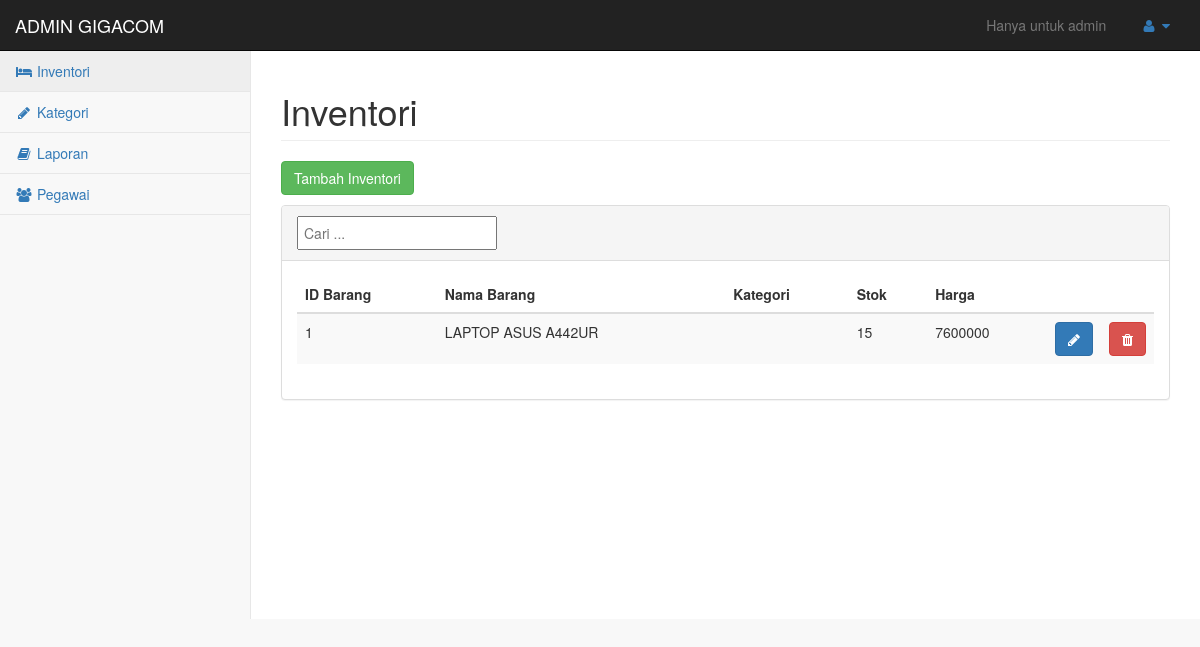
The page /admin/inventori_admin.php (signed in) on the database as committed earlier.
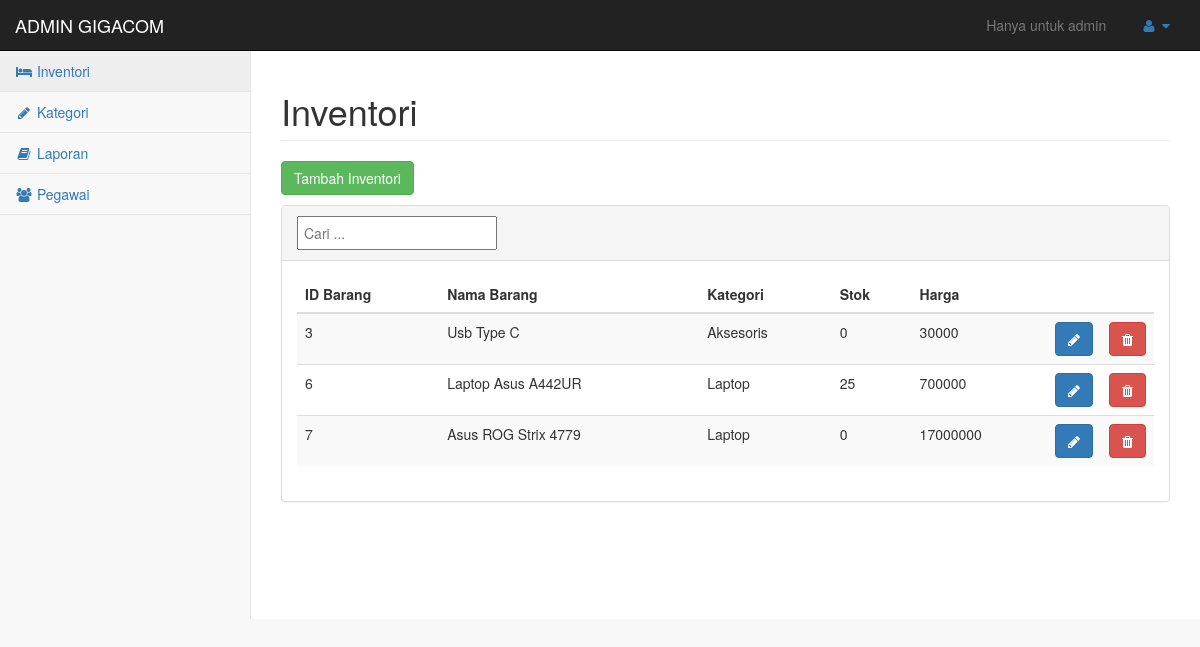
The same page on the database as committed later.
### tables this page shows
CREATE TABLE IF NOT EXISTS `inventori` (
`id_barang` int(11) NOT NULL,
  `nama_barang` text NOT NULL,
  `nama` varchar(50) NOT NULL,
  `stok` tinyint(4) NOT NULL,
  `harga` int(11) NOT NULL
);

### admin/inventori_admin.php (the view, shortened to what this page needs)
<!DOCTYPE html>
<html lang="en">
<head>
    <link href="libs/bootstrap/css/bootstrap.min.css" rel="stylesheet">
    <link href="libs/metisMenu/metisMenu.min.css" rel="stylesheet">
    <link href="libs/sb-admin/css/sb-admin-2.css" rel="stylesheet">
    <link href="libs/font-awesome/css/font-awesome.min.css" rel="stylesheet" type="text/css">
</head>
<body>
    <div id="wrapper">
        <nav class="navbar navbar-inverse navbar-static-top" role="navigation" style="margin-bottom: 0;">
            <div class="navbar-header">
                <a class="navbar-brand" href="#">ADMIN GIGACOM</a>
            </div>
            <ul class="nav navbar-top-links navbar-right">
                <li class="disabled"><a href="#">Hanya untuk admin</a></li>
                <li class="dropdown">
                    <a class="dropdown-toggle" data-toggle="dropdown" href="#">
                        <i class="fa fa-user fa-fw"></i> <i class="fa fa-caret-down"></i>
                    </a>
                </li>
            </ul>
            <div class="navbar-default sidebar" role="navigation">
                <div class="sidebar-nav navbar-collapse">
                    <ul class="nav" id="side-menu">
                         <li><a class="active" href="inventori_admin.php"><i class="fa fa-bed fa-fw"></i> Inventori</a></li>
<li><a href="kategori_admin.php"><i class="fa fa-pencil fa-fw"></i> Kategori</a></li>
                        <li><a href="menu_laporan_admin.php"><i class="fa fa-book fa-fw"></i> Laporan</a></li>
                        <li><a href="menu_pegawai.php"><i class="fa fa-group fa-fw"></i> Pegawai</a></li>
                    </ul>
                </div>
            </div>
        </nav>
        <div id="page-wrapper">
            <div class="row">
                <div class="col-lg-12">
                    <h1 class="page-header">Inventori</h1>
                </div>
            </div>
            <div class="row">
                <div class="col-lg-12">
                    <p><a class="btn btn-success" href="#modalTambah" data-toggle="modal">Tambah Inventori</a></p>
                    <div class="panel panel-default">
                        <div class="panel-heading">
                            <input type="text" id="cari" placeholder="Cari ..." style="width: 200px; padding: 5px;">
                        </div>
                        <div class="panel-body">
                            <table class="table table-hover table-striped">
                                <thead>
                                    <tr>
                                        <th>ID Barang</th>
                                        <th>Nama Barang</th>
                                        <th>Kategori</th>
                                        <th>Stok</th>
                                        <th>Harga</th>
                                        <th width="5%"></th>
                                        <th width="5%"></th>
                                    </tr>
                                </thead>
                                <tbody id="tabelViewKamar">
<?php
$res = mysql_query("SELECT * FROM inventori ORDER BY id_barang");
while ( $row = mysql_fetch_assoc($res) ){
?>
                                    <tr>
                                        <td><?php echo $row['id_barang'];?></td>
                                        <td><?php echo $row['nama_barang'];?></td>
                                        <td><?php echo $row['nama'];?></td>
                                        <td><?php echo $row['stok'];?></td>
                                        <td><?php echo $row['harga'];?></td>
                                        <td><a href="#modalUbah" class="btn btn-primary" data-toggle="modal" data-id="<?php echo $row['id_barang'];?>"><i class="fa fa-pencil"></i></td>
                                        <td><a href="php/hapus_inventori.php?id=<?php echo $row['id_barang'];?>" onclick="return confirm('Yakin hapus data?')" class="btn btn-danger"><i class="fa fa-trash"></i></a></td>
                                    </tr>
<?php
}
?>
                                </tbody>
                            </table>
                        </div>
                    </div>
                </div>
            </div>
        </div>
    </div>
</body>
</html>

Rows that differ between the two databases and show on the page:
removed inventori: id_barang "1", nama_barang "LAPTOP ASUS A442UR", stok "15", harga "7600000"
added inventori: id_barang "3", nama_barang "Usb Type C", nama "Aksesoris", stok "0", harga "30000"
added inventori: id_barang "6", nama_barang "Laptop Asus A442UR", nama "Laptop", stok "25", harga "700000"
added inventori: id_barang "7", nama_barang "Asus ROG Strix 4779", nama "Laptop", stok "0", harga "17000000"
